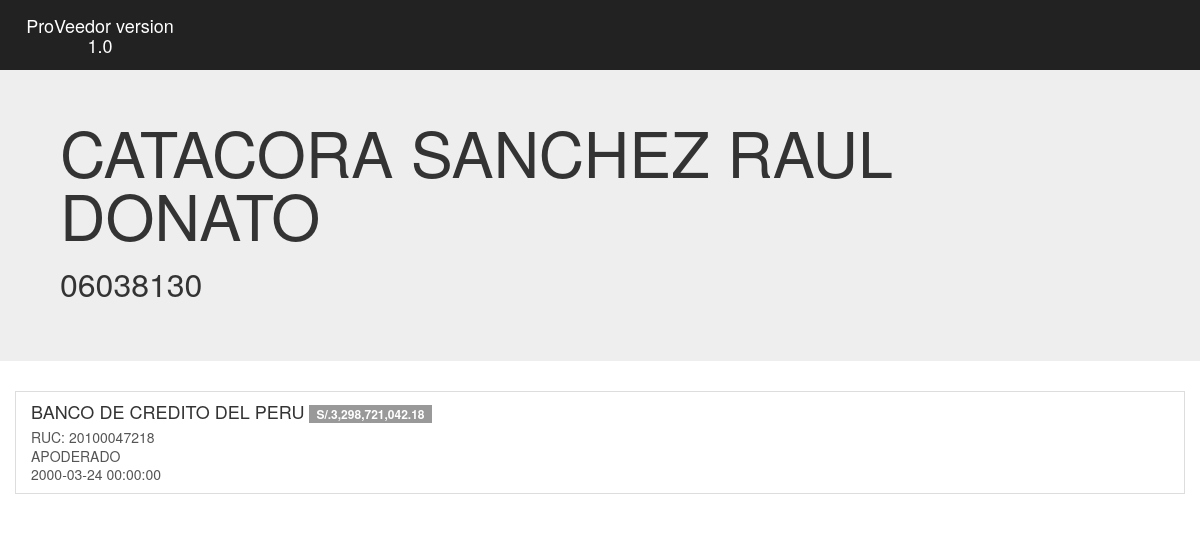
/representante/2, run on the app's committed database.
### models.py (models this page shows)
class Persona(Entity):
    __tablename__ = 'personas'
    id = Column(Integer, primary_key=True)
    dni = Column(CHAR(20), nullable=False)
    nombre = Column(UnicodeText, nullable=False)
    empresa = relationship(
        'Empresa',
        secondary='empresa_persona'
    )

class Empresa_persona(Entity):
    __tablename__ = 'empresa_persona'
    id = Column(Integer, primary_key=True)
    empresa_id = Column(Integer, ForeignKey('empresas.id'))
    persona_id = Column(Integer, ForeignKey('personas.id'))
    cargo = Column(UnicodeText, nullable=False)
    fecha_cargo = Column(DateTime)

class Empresa(Entity):
    __tablename__ = 'empresas'
    id = Column(Integer, primary_key=True)
    ruc = Column(Unicode(255), nullable=False)
    razon_social = Column(UnicodeText, nullable=False)
    nombre_comercial = Column(UnicodeText, nullable=True)
    inicio_actividades = Column(DateTime)
    actividades_com_ext = Column(UnicodeText)
    telefono = Column(UnicodeText)
    fax = Column(UnicodeText)
    estado = Column(UnicodeText)
    condicion = Column(UnicodeText)
    direccion = Column(UnicodeText)
    total_ganado = Column(Numeric(15, 2), nullable=True)
    update = Column(Integer, default=0)
    persona = relationship(
        'Persona',
        secondary='empresa_persona'
    )

### server.py (the view)
@app.route('/representante/<int:id>')
def representante(id):
    representante = g.db.query(
        models.Persona
    ).filter(
        models.Persona.id == id
    ).first()
    empresas = g.db.query(
        models.Empresa_persona
    ).order_by(
            models.Empresa_persona.fecha_cargo.desc()
    ).filter(
        models.Empresa_persona.persona_id == id
    ).join(
        models.Persona,
        models.Empresa
    ).values(
        models.Empresa.id,
        models.Empresa.razon_social,
        models.Empresa.ruc,
        models.Empresa.total_ganado,
        models.Empresa_persona.cargo,
        models.Empresa_persona.fecha_cargo
    )
    representante.empresas = empresas
    return render_template(
        'representante.html',
        representante=representante,
    )

### server.py (called while the page is built)
@app.before_request
def before_request():
    g.db = sessionmaker(
        bind=db_engine
    )()

@app.teardown_request
def teardown_request(exception):
    db = getattr(g, 'db', None)
    if db is not None:
        db.close()

### templates/representante.html (shortened to what this page needs)
<!DOCTYPE html>
<html lang="en">
  <head>
    <link href="{{ url_for('static', filename='css/bootstrap.css') }}" rel="stylesheet" />
    <link href="{{ url_for('static', filename='css/theme.css') }}" rel="stylesheet" />
  </head>
  <body>
    <div class="navbar navbar-inverse navbar-fixed-top" role="navigation">
      <div class="container">
        <div class="navbar-header">
          <a class="navbar-brand" href="{{ url_for('index') }}">ProVeedor version 1.0</a>
        </div>
    </div>
    </div>
    <div class="jumbotron">
      <div class="container">
        <h1>{{ representante.nombre }}</h1>
        <h2>{{ representante.dni }}</h2>
     </div>
    </div>
    <div class="container">
      <div class="list-group">
       {% for empresa in representante.empresas %}
         <a href="{{ url_for('proveedor', id=empresa.id) }}" class="list-group-item">
            <h4 class="list-group-item-heading">
            {{ empresa.razon_social }} <span class="badge">{{ "S/.{:,.2f}".format(empresa.total_ganado) }}</span>
            </h4>
            <p class="list-group-item-text">RUC: {{ empresa.ruc }}</p>
            <p class="list-group-item-text">
              {{ empresa.cargo }}
            </p>
            <p class="list-group-item-text">
              {{ empresa.fecha_cargo }}
            </p>
        </a>
        {% endfor %}
      </div>
    </div>
  </body>
</html>

### static/css/theme.css (style rules this page uses)
body { padding-top: 50px; padding-bottom: 20px; }

### data on the page
Persona: nombre "CATACORA SANCHEZ RAUL DONATO", dni "06038130"
Empresa_persona: razon_social "BANCO DE CREDITO DEL PERU", total_ganado "S/.3,298,721,042.18", ruc "20100047218", cargo "APODERADO", fecha_cargo "2000-03-24 00:00:00"
